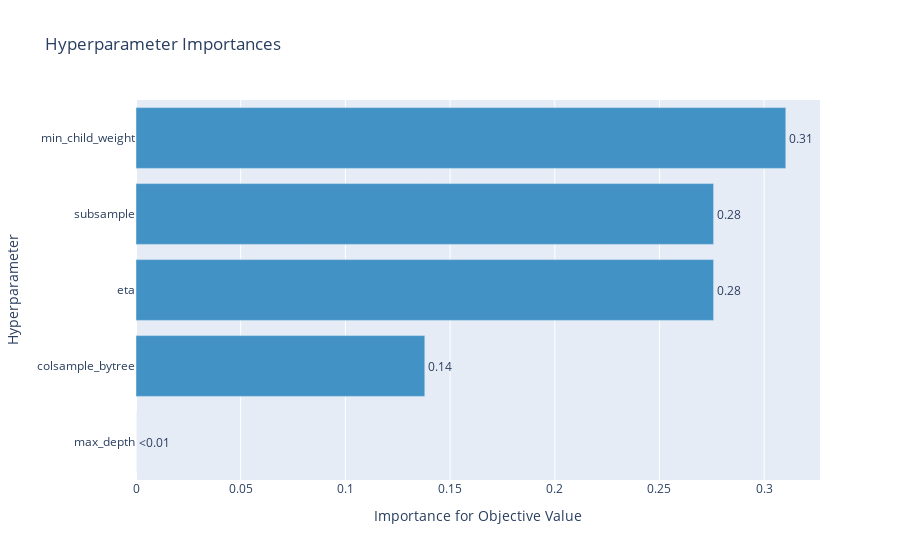

The notebook cell this image was saved under:
### Markdown cell above
### 4.4.2 param importances

### Code cell
# xgboost - tpe
fig2_1 = optuna.visualization.plot_param_importances(study_tpe)
fig2_1.show()

### Figure 1 — Plotly figure (JSON) as saved in the notebook; plotly's stock layout.template omitted (floating-point values rounded to 4 significant figures)
{"data": [{"cliponaxis": false, "hovertemplate": ["max_depth (IntDistribution): 0.0<extra></extra>", "colsample_bytree (FloatDistribution): 0.13793103448275862<extra></extra>", "eta (FloatDistribution): 0.27586206896551724<extra></extra>", "subsample (FloatDistribution): 0.27586206896551724<extra></extra>", "min_child_weight (IntDistribution): 0.3103448275862069<extra></extra>"], "marker": {"color": "rgb(66,146,198)"}, "orientation": "h", "text": ["<0.01", "0.14", "0.28", "0.28", "0.31"], "textposition": "outside", "type": "bar", "x": [0, 0.1379, 0.2759, 0.2759, 0.3103], "y": ["max_depth", "colsample_bytree", "eta", "subsample", "min_child_weight"]}], "layout": {"showlegend": false, "title": {"text": "Hyperparameter Importances"}, "xaxis": {"title": {"text": "Importance for Objective Value"}}, "yaxis": {"title": {"text": "Hyperparameter"}}}}
